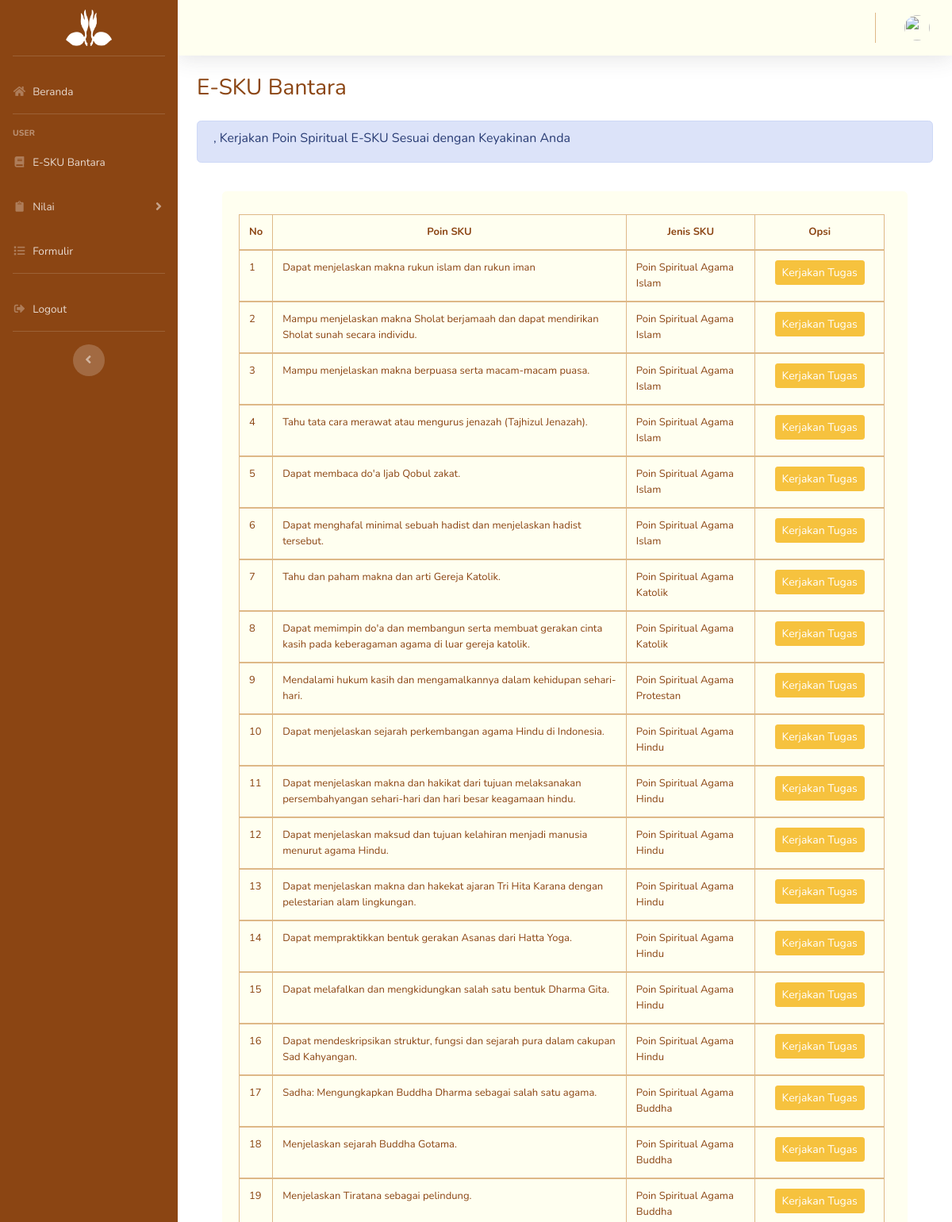
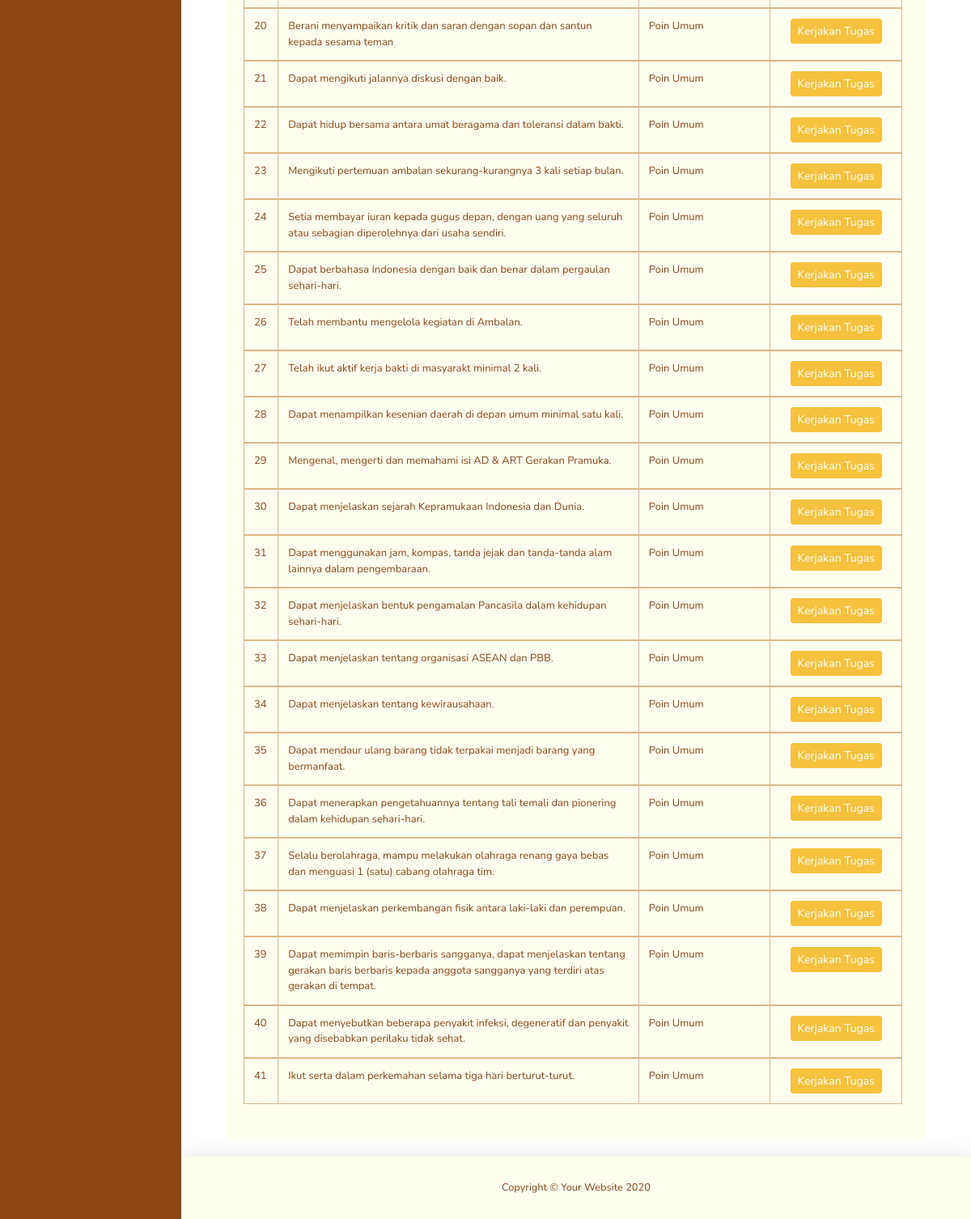
Screenshot of /index.php/user/esku_bantara with the database file from the repository (2 pictures, top to bottom).
### tables this page shows
CREATE TABLE `sku_` (
  `id_sku` int(11) NOT NULL,
  `id_gol` int(11) NOT NULL,
  `jenis_sku` int(11) NOT NULL,
  `nama_sku` varchar(500) NOT NULL,
  `tugas_` varchar(600) NOT NULL
);

### application/controllers/user/Esku_bantara.php (called while the page is built, shortened)
<?php
class Esku_bantara extends CI_Controller
{
    function __construct()
    {
        $this->load->model('user_m');
        $this->load->model('nilai_m');
        $this->load->model('sku_bm');
        $this->load->model('auth_m');
        $this->load->helper(array('url', 'download'));
    }
    public function index()
    {
        $data['title'] = 'E-SKU Bantara';
        $data['user'] = $this->db->get_where('user_', ['username_' =>
        $this->session->userdata('username_')])->row_array();
        $data['data_'] = $this->sku_bm->data_sku();
        $this->load->view('user/tamu/esku/esku_bantara', $data);
    }
}

### index.php (called while the page is built, shortened)
<?php
require_once BASEPATH.'core/CodeIgniter.php';

### application/models/Sku_bm.php (called while the page is built, shortened)
<?php
class Sku_bm extends CI_Model
{
    function data_sku()
    {
        $this->db->select('*');
        $this->db->from('sku_');
        $this->db->where('id_gol', '2');
        $query = $this->db->get();
        return $query->result();
    }
}

### application/views/user/tamu/esku/esku_bantara.php (the view, shortened to what this page needs)
<!DOCTYPE html>
<html lang="en">
<?php
$this->load->view('user/tamu/_partials/header'); ?>
<body id="page-top">
    <?php $this->load->view('user/tamu/_partials/sidebar_usr'); ?>
    <div id="content-wrapper" class="d-flex flex-column">
        <div id="content">
            <?php $this->load->view('user/tamu/_partials/topbar'); ?>
            <div class="container-fluid">
                <h1 class="h3 mb-4 text-ivory"><?= $title; ?></h1>
                <div class="alert alert-primary" role="alert">
                    <h6><strong><?php echo $user['nama_usr']; ?></strong>, Kerjakan Poin Spiritual E-SKU Sesuai dengan
                        Keyakinan
                        Anda
                    </h6>
                </div>
                <div class="card-body">
                    <div class=" col ">
                        <div class="card h-100 py-2">
                            <div class="card-body">
                                <div class="table-responsive">
                                    <div class="row no-gutters align-items-center">
                                        <div class="col mr-2">
                                            <table class="table table-bordered text-ivory" id="table-id"
                                                style="font-size:13px; color:info; border-color:white;">
                                                <thead>
                                                    <tr>
                                                        <th class="text-center">No</th>
                                                        <th class="text-center">Poin SKU</th>
                                                        <th class="text-center" style="width: 20%;">Jenis SKU</th>
                                                        <th class="text-center" style="width: 20%;">Opsi</th>
                                                    </tr>
                                                </thead>
                                                <tbody>
                                                    <?php $i = 1;
                                                    foreach ($data_ as $data) : ?>
                                                    <tr>
                                                        <td><?php echo $i++; ?></td>
                                                        <td><?php echo $data->nama_sku; ?></td>
                                                        <td>
                                                            <?php if ($data->jenis_sku == '1') {
                                                                    echo "Poin Spiritual Agama Islam";
                                                                } elseif ($data->jenis_sku == '2') {
                                                                    echo "Poin Spiritual Agama Hindu";
                                                                } elseif ($data->jenis_sku == '3') {
                                                                    echo "Poin Spiritual Agama Buddha";
                                                                } elseif ($data->jenis_sku == '4') {
                                                                    echo "Poin Spiritual Agama Katolik";
                                                                } elseif ($data->jenis_sku == '5') {
                                                                    echo "Poin Spiritual Agama Protestan";
                                                                } elseif ($data->jenis_sku == '6') {
                                                                    echo "Poin Umum";
                                                                } elseif ($data->jenis_sku == '7') {
                                                                    echo "Lainnya";
                                                                } ?>
                                                        </td>
                                                        <td class="text-center">
                                                            <a href="<?= site_url('user/esku_bantara/viewSoal/' . $data->id_sku) ?>"
                                                                class="tombol-edit btn btn-warning btn-sm"
                                                                data-id="<?php echo $data->id_sku ?>">
                                                                Kerjakan Tugas</a>
                                                        </td>
                                                    </tr>
                                                </tbody>
                                                <?php endforeach; ?>
                                            </table>
                                        </div>
                                    </div>
                                </div>
                            </div>
                        </div>
                    </div>
                </div>
            </div>
        </div>
        <?php $this->load->view('user/tamu/_partials/footer'); ?>

### application/views/user/tamu/_partials/header.php (shortened to what this page needs)
<head>
    <link href="<?= base_url('assets/fontawesome-free/css/all.min.css'); ?>" rel="stylesheet" type="text/css">
    <link href="<?= base_url('assets/css/sb-admin-2.min.css'); ?>" rel="stylesheet">
</head>

### application/views/user/tamu/_partials/sidebar_usr.php (shortened to what this page needs)
<div id="wrapper">
    <ul class="navbar-nav bg-gradient-primary sidebar sidebar-dark accordion" id="accordionSidebar">
        <a class="sidebar-brand d-flex align-items-center justify-content-center"
            href="<?= site_url('user/dashboard_usr/indexTamu'); ?>">
            <img src="<?= base_url('assets/img/pramuka2.png'); ?>" width="30%">
        </a>
        <hr class="sidebar-divider">
        <li class="nav-item">
            <a class="nav-link" href="<?= site_url('user/dashboard_usr/indexTamu'); ?>">
                <i class="fas fa-fw fa-home"></i>
                <span>Beranda</span></a>
        </li>
        <hr class="sidebar-divider">
        <div class="sidebar-heading">
            User
        </div>
        <li class="nav-item">
            <a class="nav-link" href="<?= site_url('user/esku_bantara'); ?>">
                <i class="fas fa-fw fa-book"></i>
                <span>E-SKU Bantara</span></a>
        </li>
        <li class="nav-item">
            <a class="nav-link collapsed" href="#" data-toggle="collapse" data-target="#penilaian" aria-expanded="true"
                aria-controls="collapseUtilities">
                <i class="fas fa-fw fa-clipboard"></i>
                <span>Nilai</span>
            </a>
        </li>
        <li class="nav-item">
            <a class="nav-link" href="<?= site_url('user/esku_bantara/kenaikan_tkt/' . $user['id_usr']); ?>">
                <i class="fas fa-fw fa-list"></i>
                <span>Formulir</span></a>
        </li>
        <hr class="sidebar-divider">
        <li class="nav-item">
            <a class="nav-link" href="<?= base_url('auth/logout'); ?>" data-toggle="modal" data-target="#logoutModal">
                <i class="fas fa-sign-out-alt fa-fw "></i>
                <span>Logout</span>
            </a>
        </li>
        <hr class="sidebar-divider">
        <div class="text-center d-none d-md-inline">
            <button class="rounded-circle border-0" id="sidebarToggle"></button>
        </div>
    </ul>

### application/views/user/tamu/_partials/topbar.php (shortened to what this page needs)
<nav class="navbar navbar-expand navbar-light bg-light topbar mb-4 static-top shadow">
    <ul class="navbar-nav ml-auto">
        <li class="nav-item dropdown no-arrow">
            <a class="nav-link dropdown-toggle" href="#" id="userDropdown" role="button" data-toggle="dropdown"
                aria-haspopup="true" aria-expanded="false">
                <img class="img-profile rounded-circle"
                    src="<?php echo base_url('assets/img/profil/' . $user['image_']); ?>">
            </a>
        </li>
    </ul>
</nav>

### application/views/user/tamu/_partials/footer.php (shortened to what this page needs)
<footer class="sticky-footer bg-ivory shadow">
    <div class="container my-auto">
        <div class="copyright text-center my-auto">
            <span>Copyright &copy; Your Website 2020</span>
        </div>
    </div>
</footer>
</div>
</div>
</body>
</html>

### rows the page displays
sku_: nama_sku "Dapat menjelaskan makna rukun islam dan rukun iman", shows "Poin Spiritual Agama Islam"
sku_: nama_sku "Mampu menjelaskan makna Sholat berjamaah dan dapat mendirikan Sholat sunah secara individu.", shows "Poin Spiritual Agama Islam"
sku_: nama_sku "Mampu menjelaskan makna berpuasa serta macam-macam puasa.", shows "Poin Spiritual Agama Islam"
sku_: nama_sku "Tahu tata cara merawat atau mengurus jenazah (Tajhizul Jenazah).", shows "Poin Spiritual Agama Islam"
sku_: nama_sku "Dapat membaca do'a Ijab Qobul zakat.", shows "Poin Spiritual Agama Islam"
sku_: nama_sku "Dapat menghafal minimal sebuah hadist dan menjelaskan hadist tersebut.", shows "Poin Spiritual Agama Islam"
sku_: nama_sku "Tahu dan paham makna dan arti Gereja Katolik.", shows "Poin Spiritual Agama Katolik"
sku_: nama_sku "Dapat memimpin do'a dan membangun serta membuat gerakan cinta kasih pada keberagaman agama di luar gereja katolik.", shows "Poin Spiritual Agama Katolik"
sku_: nama_sku "Mendalami hukum kasih dan mengamalkannya dalam kehidupan sehari-hari.", shows "Poin Spiritual Agama Protestan"
sku_: nama_sku "Dapat menjelaskan sejarah perkembangan agama Hindu di Indonesia.", shows "Poin Spiritual Agama Hindu"
sku_: nama_sku "Dapat menjelaskan makna dan hakikat dari tujuan melaksanakan persembahyangan sehari-hari dan hari besar keagamaan hindu.", shows "Poin Spiritual Agama Hindu"
sku_: nama_sku "Dapat menjelaskan maksud dan tujuan kelahiran menjadi manusia menurut agama Hindu.", shows "Poin Spiritual Agama Hindu"
sku_: nama_sku "Dapat menjelaskan makna dan hakekat ajaran Tri Hita Karana dengan pelestarian alam lingkungan.", shows "Poin Spiritual Agama Hindu"
sku_: nama_sku "Dapat mempraktikkan bentuk gerakan Asanas dari Hatta Yoga.", shows "Poin Spiritual Agama Hindu"
sku_: nama_sku "Dapat melafalkan dan mengkidungkan salah satu bentuk Dharma Gita.", shows "Poin Spiritual Agama Hindu"
sku_: nama_sku "Dapat mendeskripsikan struktur, fungsi dan sejarah pura dalam cakupan Sad Kahyangan.", shows "Poin Spiritual Agama Hindu"
sku_: nama_sku "Sadha: Mengungkapkan Buddha Dharma sebagai salah satu agama.", shows "Poin Spiritual Agama Buddha"
sku_: nama_sku "Menjelaskan sejarah Buddha Gotama.", shows "Poin Spiritual Agama Buddha"
sku_: nama_sku "Menjelaskan Tiratana sebagai pelindung.", shows "Poin Spiritual Agama Buddha"
sku_: nama_sku "Berani menyampaikan kritik dan saran dengan sopan dan santun kepada sesama teman", shows "Poin Umum"
sku_: nama_sku "Dapat mengikuti jalannya diskusi dengan baik.", shows "Poin Umum"
sku_: nama_sku "Dapat hidup bersama antara umat beragama dan toleransi dalam bakti.", shows "Poin Umum"
sku_: nama_sku "Mengikuti pertemuan ambalan sekurang-kurangnya 3 kali setiap bulan.", shows "Poin Umum"
sku_: nama_sku "Setia membayar iuran kepada gugus depan, dengan uang yang seluruh atau sebagian diperolehnya dari usaha sendiri.", shows "Poin Umum"
sku_: nama_sku "Dapat berbahasa Indonesia dengan baik dan benar dalam pergaulan sehari-hari.", shows "Poin Umum"
sku_: nama_sku "Telah membantu mengelola kegiatan di Ambalan.", shows "Poin Umum"
sku_: nama_sku "Telah ikut aktif kerja bakti di masyarakt minimal 2 kali.", shows "Poin Umum"
sku_: nama_sku "Dapat menampilkan kesenian daerah di depan umum minimal satu kali.", shows "Poin Umum"
sku_: nama_sku "Mengenal, mengerti dan memahami isi AD & ART Gerakan Pramuka.", shows "Poin Umum"
sku_: nama_sku "Dapat menjelaskan sejarah Kepramukaan Indonesia dan Dunia.", shows "Poin Umum"
sku_: nama_sku "Dapat menggunakan jam, kompas, tanda jejak dan tanda-tanda alam lainnya dalam pengembaraan.", shows "Poin Umum"
sku_: nama_sku "Dapat menjelaskan bentuk pengamalan Pancasila dalam kehidupan sehari-hari.", shows "Poin Umum"
sku_: nama_sku "Dapat menjelaskan tentang organisasi ASEAN dan PBB.", shows "Poin Umum"
sku_: nama_sku "Dapat menjelaskan tentang kewirausahaan.", shows "Poin Umum"
sku_: nama_sku "Dapat mendaur ulang barang tidak terpakai menjadi barang yang bermanfaat.", shows "Poin Umum"
sku_: nama_sku "Dapat menerapkan pengetahuannya tentang tali temali dan pionering dalam kehidupan sehari-hari.", shows "Poin Umum"
sku_: nama_sku "Selalu berolahraga, mampu melakukan olahraga renang gaya bebas dan menguasi 1 (satu) cabang olahraga tim.", shows "Poin Umum"
sku_: nama_sku "Dapat menjelaskan perkembangan fisik antara laki-laki dan perempuan.", shows "Poin Umum"
sku_: nama_sku "Dapat memimpin baris-berbaris sangganya, dapat menjelaskan tentang gerakan baris berbaris kepada anggota sangganya yang terdiri atas gerakan di tempat.", shows "Poin Umum"
sku_: nama_sku "Dapat menyebutkan beberapa penyakit infeksi, degeneratif dan penyakit yang disebabkan perilaku tidak sehat.", shows "Poin Umum"
sku_: nama_sku "Ikut serta dalam perkemahan selama tiga hari berturut-turut.", shows "Poin Umum"

### other values shown
$title "E-SKU Bantara"
